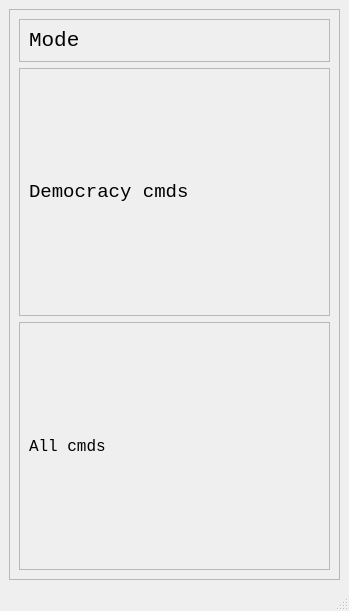
<?xml version="1.0" encoding="UTF-8"?>
<ui version="4.0">
 <class>MainWindow</class>
 <widget class="QMainWindow" name="MainWindow">
  <property name="geometry">
   <rect>
    <x>0</x>
    <y>0</y>
    <width>349</width>
    <height>611</height>
   </rect>
  </property>
  <property name="font">
   <font>
    <family>Consolas</family>
   </font>
  </property>
  <property name="windowTitle">
   <string>Commands</string>
  </property>
  <widget class="QWidget" name="centralwidget">
   <layout class="QHBoxLayout" name="horizontalLayout">
    <item>
     <widget class="QFrame" name="frame">
      <property name="frameShape">
       <enum>QFrame::StyledPanel</enum>
      </property>
      <property name="frameShadow">
       <enum>QFrame::Raised</enum>
      </property>
      <layout class="QVBoxLayout" name="verticalLayout_3">
       <item>
        <widget class="QFrame" name="frame_2">
         <property name="minimumSize">
          <size>
           <width>311</width>
           <height>43</height>
          </size>
         </property>
         <property name="maximumSize">
          <size>
           <width>311</width>
           <height>43</height>
          </size>
         </property>
         <property name="frameShape">
          <enum>QFrame::StyledPanel</enum>
         </property>
         <property name="frameShadow">
          <enum>QFrame::Raised</enum>
         </property>
         <widget class="QLabel" name="l_mode">
          <property name="geometry">
           <rect>
            <x>10</x>
            <y>10</y>
            <width>281</width>
            <height>23</height>
           </rect>
          </property>
          <property name="font">
           <font>
            <pointsize>16</pointsize>
           </font>
          </property>
          <property name="text">
           <string>Mode</string>
          </property>
         </widget>
        </widget>
       </item>
       <item>
        <widget class="QFrame" name="f_democracy">
         <property name="minimumSize">
          <size>
           <width>311</width>
           <height>0</height>
          </size>
         </property>
         <property name="frameShape">
          <enum>QFrame::StyledPanel</enum>
         </property>
         <property name="frameShadow">
          <enum>QFrame::Raised</enum>
         </property>
         <layout class="QVBoxLayout" name="verticalLayout_2">
          <item>
           <widget class="QLabel" name="l_democracy">
            <property name="font">
             <font>
              <pointsize>14</pointsize>
             </font>
            </property>
            <property name="text">
             <string>Democracy cmds</string>
            </property>
           </widget>
          </item>
         </layout>
        </widget>
       </item>
       <item>
        <widget class="QFrame" name="f_anarchy">
         <property name="minimumSize">
          <size>
           <width>311</width>
           <height>0</height>
          </size>
         </property>
         <property name="frameShape">
          <enum>QFrame::StyledPanel</enum>
         </property>
         <property name="frameShadow">
          <enum>QFrame::Raised</enum>
         </property>
         <layout class="QVBoxLayout" name="verticalLayout">
          <item>
           <widget class="QLabel" name="l_anarchy">
            <property name="font">
             <font>
              <pointsize>12</pointsize>
             </font>
            </property>
            <property name="text">
             <string>All cmds</string>
            </property>
           </widget>
          </item>
         </layout>
        </widget>
       </item>
      </layout>
     </widget>
    </item>
   </layout>
  </widget>
  <widget class="QMenuBar" name="menubar">
   <property name="geometry">
    <rect>
     <x>0</x>
     <y>0</y>
     <width>349</width>
     <height>20</height>
    </rect>
   </property>
  </widget>
  <widget class="QStatusBar" name="statusbar"/>
 </widget>
 <resources/>
 <connections/>
</ui>
